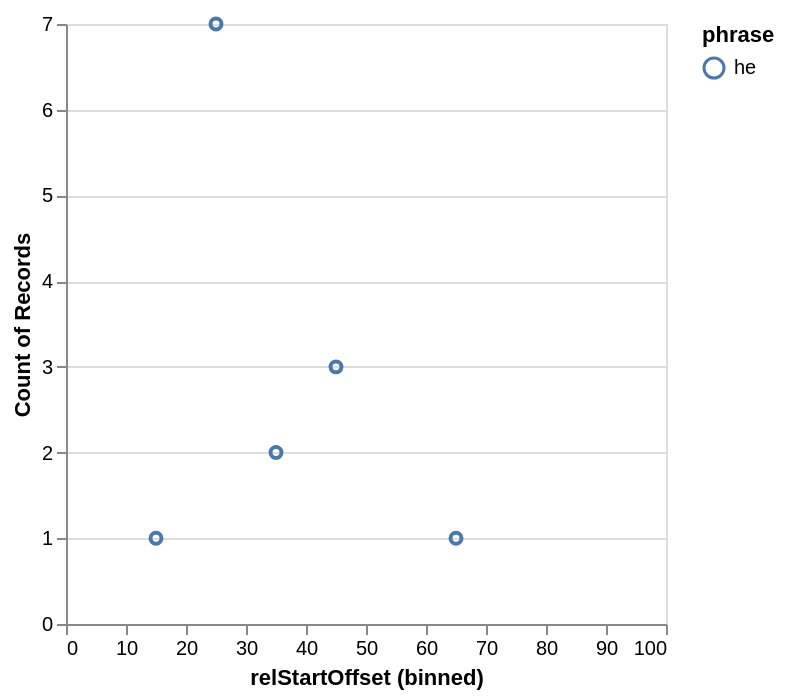

Express this chart as Vega-Lite.
### Vega-Lite specification from a JSON file in a GitHub repository (floating-point values rounded to 4 significant figures)
{"$schema": "https://vega.github.io/schema/vega-lite/v2.0.json", "description": "A simple phrase based distribution chart", "data": {"values": [{"sourceDocumentId": "catma://CATMA_253206CE-1472-4D7C-8368-D3925B08A62E", "phrase": "he", "startOffset": 4380, "endOffset": 4382, "sourceDocumentSize": 11369, "sourceDocumentTitle": "The Tell-Tale Heart"}, {"sourceDocumentId": "catma://CATMA_253206CE-1472-4D7C-8368-D3925B08A62E", "phrase": "he", "startOffset": 4316, "endOffset": 4318, "sourceDocumentSize": 11369, "sourceDocumentTitle": "The Tell-Tale Heart"}, {"sourceDocumentId": "catma://CATMA_253206CE-1472-4D7C-8368-D3925B08A62E", "phrase": "he", "startOffset": 4761, "endOffset": 4763, "sourceDocumentSize": 11369, "sourceDocumentTitle": "The Tell-Tale Heart"}, {"sourceDocumentId": "catma://CATMA_253206CE-1472-4D7C-8368-D3925B08A62E", "phrase": "he", "startOffset": 4694, "endOffset": 4696, "sourceDocumentSize": 11369, "sourceDocumentTitle": "The Tell-Tale Heart"}, {"sourceDocumentId": "catma://CATMA_253206CE-1472-4D7C-8368-D3925B08A62E", "phrase": "he", "startOffset": 3029, "endOffset": 3031, "sourceDocumentSize": 11369, "sourceDocumentTitle": "The Tell-Tale Heart"}, {"sourceDocumentId": "catma://CATMA_253206CE-1472-4D7C-8368-D3925B08A62E", "phrase": "he", "startOffset": 2933, "endOffset": 2935, "sourceDocumentSize": 11369, "sourceDocumentTitle": "The Tell-Tale Heart"}, {"sourceDocumentId": "catma://CATMA_253206CE-1472-4D7C-8368-D3925B08A62E", "phrase": "he", "startOffset": 3277, "endOffset": 3279, "sourceDocumentSize": 11369, "sourceDocumentTitle": "The Tell-Tale Heart"}, {"sourceDocumentId": "catma://CATMA_253206CE-1472-4D7C-8368-D3925B08A62E", "phrase": "he", "startOffset": 3046, "endOffset": 3048, "sourceDocumentSize": 11369, "sourceDocumentTitle": "The Tell-Tale Heart"}, {"sourceDocumentId": "catma://CATMA_253206CE-1472-4D7C-8368-D3925B08A62E", "phrase": "he", "startOffset": 2431, "endOffset": 2433, "sourceDocumentSize": 11369, "sourceDocumentTitle": "The Tell-Tale Heart"}, {"sourceDocumentId": "catma://CATMA_253206CE-1472-4D7C-8368-D3925B08A62E", "phrase": "he", "startOffset": 1793, "endOffset": 1795, "sourceDocumentSize": 11369, "sourceDocumentTitle": "The Tell-Tale Heart"}, {"sourceDocumentId": "catma://CATMA_253206CE-1472-4D7C-8368-D3925B08A62E", "phrase": "he", "startOffset": 2591, "endOffset": 2593, "sourceDocumentSize": 11369, "sourceDocumentTitle": "The Tell-Tale Heart"}, {"sourceDocumentId": "catma://CATMA_253206CE-1472-4D7C-8368-D3925B08A62E", "phrase": "he", "startOffset": 2467, "endOffset": 2469, "sourceDocumentSize": 11369, "sourceDocumentTitle": "The Tell-Tale Heart"}, {"sourceDocumentId": "catma://CATMA_253206CE-1472-4D7C-8368-D3925B08A62E", "phrase": "he", "startOffset": 5001, "endOffset": 5003, "sourceDocumentSize": 11369, "sourceDocumentTitle": "The Tell-Tale Heart"}, {"sourceDocumentId": "catma://CATMA_253206CE-1472-4D7C-8368-D3925B08A62E", "phrase": "he", "startOffset": 7385, "endOffset": 7387, "sourceDocumentSize": 11369, "sourceDocumentTitle": "The Tell-Tale Heart"}]}, "transform": [{"calculate": "datum.startOffset/datum.sourceDocumentSize*100", "as": "relStartOffset"}], "layer": [{"mark": "point", "encoding": {"x": {"field": "relStartOffset", "bin": {"maxbins": 10, "extent": [0, 100]}, "type": "quantitative"}, "y": {"aggregate": "count", "field": "phrase", "type": "quantitative"}, "color": {"field": "phrase", "type": "nominal"}}}]}
